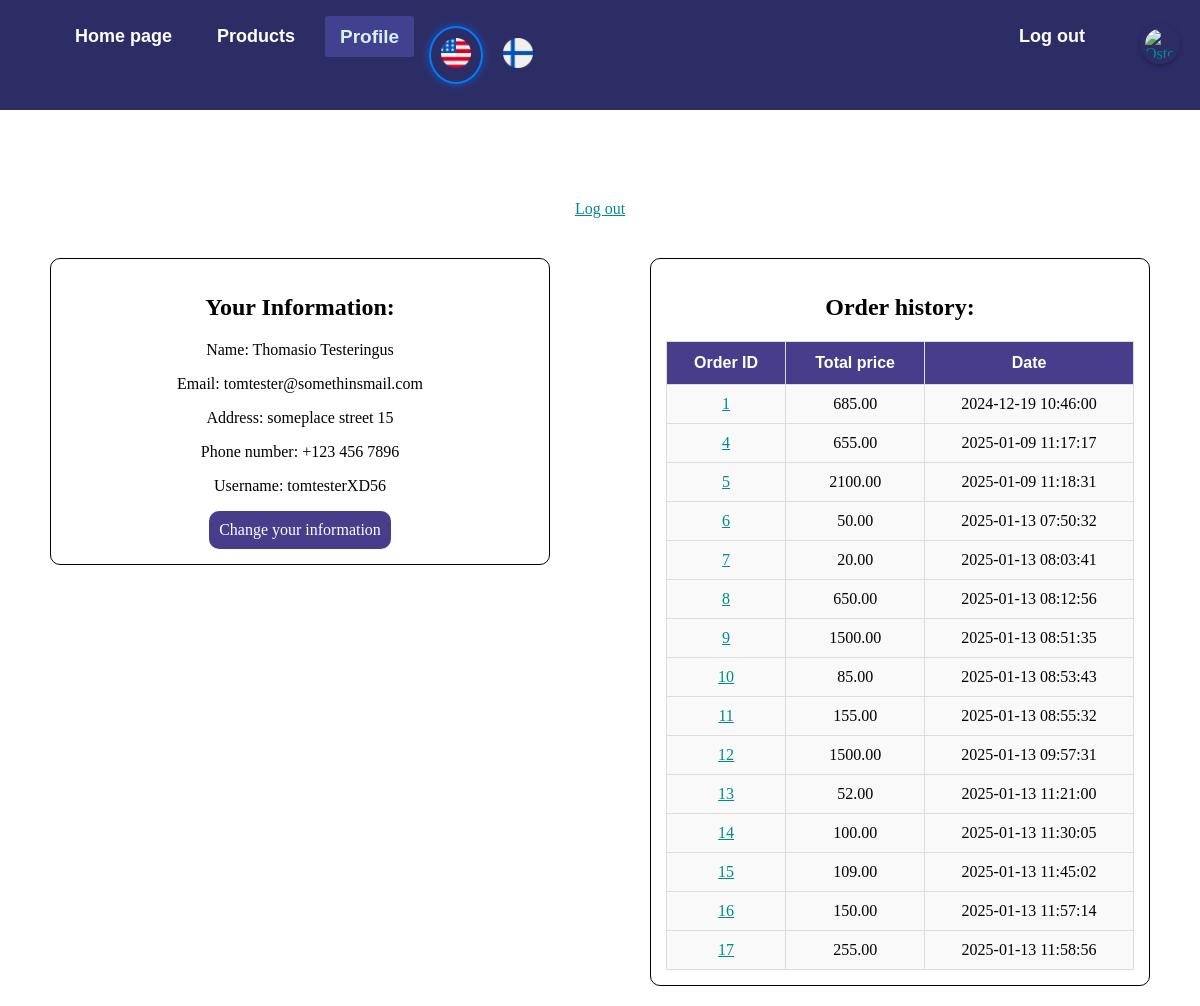
The page /index.php?page=profiili (signed in) on the database its author committed.
### tables this page shows
CREATE TABLE `members` (
  `member_id` int(11) NOT NULL,
  `firstname` varchar(50) NOT NULL,
  `lastname` varchar(50) NOT NULL,
  `email` varchar(50) NOT NULL,
  `address` varchar(50) NOT NULL,
  `phonenumber` varchar(20) NOT NULL,
  `username` varchar(50) NOT NULL,
  `password` varchar(100) NOT NULL,
  `language` varchar(2) NOT NULL DEFAULT 'fi'
);

CREATE TABLE `tilaukset` (
  `order_id` int(11) NOT NULL,
  `member_id` int(11) NOT NULL,
  `total_price` decimal(10,2) NOT NULL,
  `order_date` timestamp NOT NULL DEFAULT current_timestamp(),
  `Maksutapa` varchar(20) NOT NULL,
  `Toimitustapa` varchar(20) NOT NULL,
  `Maksutapa_en` varchar(20) NOT NULL,
  `Toimitustapa_en` varchar(20) NOT NULL
);

### profiili.php (the view, shortened to what this page needs)
<?php
$link = mysqli_connect(DB_HOST, DB_USER, DB_PASSWORD, DB_DATABASE);
$qry = "SELECT address, phonenumber FROM Members WHERE member_id = ?";
$stmt = mysqli_prepare($link, $qry);
mysqli_stmt_bind_param($stmt, "i", $_SESSION['SESS_MEMBER_ID']);
mysqli_stmt_execute($stmt);
$result = mysqli_stmt_get_result($stmt);
$address = 'Ei tiedossa';
$phoneNumber = 'Ei tiedossa';
if ($result) {
    $userDetails = mysqli_fetch_assoc($result);
    $address = $userDetails['address'] ?? 'Ei tiedossa';
    $phoneNumber = $userDetails['phonenumber'] ?? 'Ei tiedossa';
}
$qry = "SELECT order_id, order_date, total_price FROM tilaukset WHERE member_id = ?";
$stmt = mysqli_prepare($link, $qry);
mysqli_stmt_bind_param($stmt, "i", $_SESSION['SESS_MEMBER_ID']);
mysqli_stmt_execute($stmt);
$result = mysqli_stmt_get_result($stmt);
$orderDetails = [];
if ($result) {
    while ($row = mysqli_fetch_assoc($result)) {
        $orderDetails[] = $row;
    }
}
?>
<body>
<div style="text-align: center;">
    <h1><?= $current_lang['Welcome']; ?> <?php echo htmlspecialchars($_SESSION['SESS_FIRST_NAME']);?></h1>
    <a href="index.php?page=logout"><?= $current_lang['logout']; ?></a>
    <div class="profile-content-container">
        <div class="profile-content-box2">
            <h2 style="color: black;"><?= $current_lang['YourInfo']; ?></h2>
            <p><?= $current_lang['FullName']; ?>: <?php echo htmlspecialchars($_SESSION['SESS_FIRST_NAME']);?> <?php echo htmlspecialchars($_SESSION['SESS_LAST_NAME']);?></p>
            <p><?= $current_lang['Email']; ?>: <?php echo htmlspecialchars($_SESSION['SESS_EMAIL']);?></p>
            <p><?= $current_lang['Address']; ?>: <?php echo htmlspecialchars($address); ?></p>
            <p><?= $current_lang['PhoneNmb']; ?>: <?php echo htmlspecialchars($phoneNumber); ?></p>
            <p><?= $current_lang['User']; ?>: <?php echo htmlspecialchars($_SESSION['SESS_LOGIN']);?></p>
            <a class="edit-btn" href="index.php?page=user-edit"><?= $current_lang['ChangeInfo']; ?></a>
        </div>
        <div class="profile-content-box">
            <h2 style="color: black;"><?= $current_lang['Orders']; ?>:</h2>
            <table class="orders-table" style="width: 100%; border-collapse: collapse; color: black;">
                <thead>
                    <tr>
                        <th><?= $current_lang['OrderID']; ?></th>
                        <th><?= $current_lang['Total']; ?></th>
                        <th><?= $current_lang['Date']; ?></th>
                    </tr>
                </thead>
                <tbody>
                    <?php if (!empty($orderDetails)): ?>
                        <?php foreach ($orderDetails as $order): ?>
                            <tr>
                                <td>
                                    <a href="index.php?page=profiili&order_id=<?php echo $order['order_id']; ?>">
                                        <?php echo htmlspecialchars($order['order_id']); ?>
                                    </a>
                                </td>
                                <td><?php echo htmlspecialchars($order['total_price']); ?></td>
                                <td><?php echo htmlspecialchars($order['order_date']); ?></td>
                            </tr>
                        <?php endforeach; ?>
                    <?php else: ?>
                        <tr>
                            <td colspan="4" style="text-align: center;"><?= $current_lang['NoOrders']; ?></td>
                        </tr>
                    <?php endif; ?>
                </tbody>
            </table>
        </div>
    </div>
</div>
</body>
</html>

### style.css (style rules this page uses)
body { background-image: url('https://live.staticflickr.com/8230/8410882716_2604e5af6b_b.jpg'); }
a { color: darkcyan; }
html, body { margin: 0; padding: 0; box-sizing: border-box; }
th, b { color:white; font-family: Arial, Helvetica, sans-serif; }
h1 { font-size: 3vw; color: white; font-family: 'Trebuchet MS', 'Lucida Sans Unicode', 'Lucida Grande', 'Lucida Sans', Arial, sans-serif; }
p, b { color: white; }
.edit-btn { background-color: darkslateblue; padding: 10px; text-decoration: none; color: white; border-radius: 10px; transition: transform 0.3s ease-in; display: inline-block; }
.profile-content-box { background-color: white; border-radius: 10px; padding: 15px; max-width: 500px; margin: 20px auto; box-sizing: border-box; }

### profiili.php (style rules this page uses)
.profile-content-container { display: flex; justify-content: space-between; margin-top: 20px; }
.profile-content-box { width: 48%; box-sizing: border-box; color: white; border: 1px solid black; }
.profile-content-box2 { width: 48%; height: fit-content; color: white; border: 1px solid black; background-color: white; border-radius: 10px; padding: 15px; max-width: 500px; margin: 20px auto; box-sizing: border-box; }
.orders-table { width: 100%; border-collapse: collapse; margin-top: 10px; font-size: 16px; text-align: left; }
.orders-table th { background-color: darkslateblue; color: white; padding: 12px 15px; border: 1px solid #ddd; }
.orders-table td { padding: 10px 15px; border: 1px solid #ddd; background-color: #f9f9f9; }
p { color: black; }
th, td { text-align: center; }

### rows shown on the page
members: address "someplace street 15", phonenumber "+123 456 7896"
tilaukset: order_id "1", total_price "685.00", order_date "2024-12-19 10:46:00"
tilaukset: order_id "4", total_price "655.00", order_date "2025-01-09 11:17:17"
tilaukset: order_id "5", total_price "2100.00", order_date "2025-01-09 11:18:31"
tilaukset: order_id "6", total_price "50.00", order_date "2025-01-13 07:50:32"
tilaukset: order_id "7", total_price "20.00", order_date "2025-01-13 08:03:41"
tilaukset: order_id "8", total_price "650.00", order_date "2025-01-13 08:12:56"
tilaukset: order_id "9", total_price "1500.00", order_date "2025-01-13 08:51:35"
tilaukset: order_id "10", total_price "85.00", order_date "2025-01-13 08:53:43"
tilaukset: order_id "11", total_price "155.00", order_date "2025-01-13 08:55:32"
tilaukset: order_id "12", total_price "1500.00", order_date "2025-01-13 09:57:31"
tilaukset: order_id "13", total_price "52.00", order_date "2025-01-13 11:21:00"
tilaukset: order_id "14", total_price "100.00", order_date "2025-01-13 11:30:05"
tilaukset: order_id "15", total_price "109.00", order_date "2025-01-13 11:45:02"
tilaukset: order_id "16", total_price "150.00", order_date "2025-01-13 11:57:14"
tilaukset: order_id "17", total_price "255.00", order_date "2025-01-13 11:58:56"

### other values the page prints
$current_lang['homepage'] "Home page"
$current_lang['products'] "Products"
$current_lang['profile'] "Profile"
$current_lang['logout'] "Log out"
$current_lang['YourInfo'] "Your Information:"
$current_lang['FullName'] "Name"
$_SESSION['SESS_FIRST_NAME'] "Thomasio"
$_SESSION['SESS_LAST_NAME'] "Testeringus"
$current_lang['Email'] "Email"
$_SESSION['SESS_EMAIL'] "tomtester@somethinsmail.com"
$current_lang['Address'] "Address"
$current_lang['PhoneNmb'] "Phone number"
$current_lang['User'] "Username"
$_SESSION['SESS_LOGIN'] "tomtesterXD56"
$current_lang['ChangeInfo'] "Change your information"
